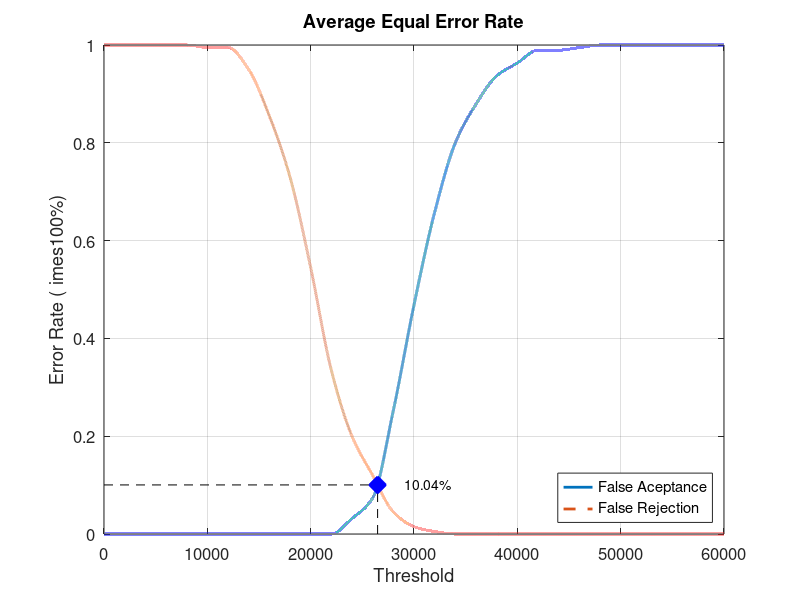
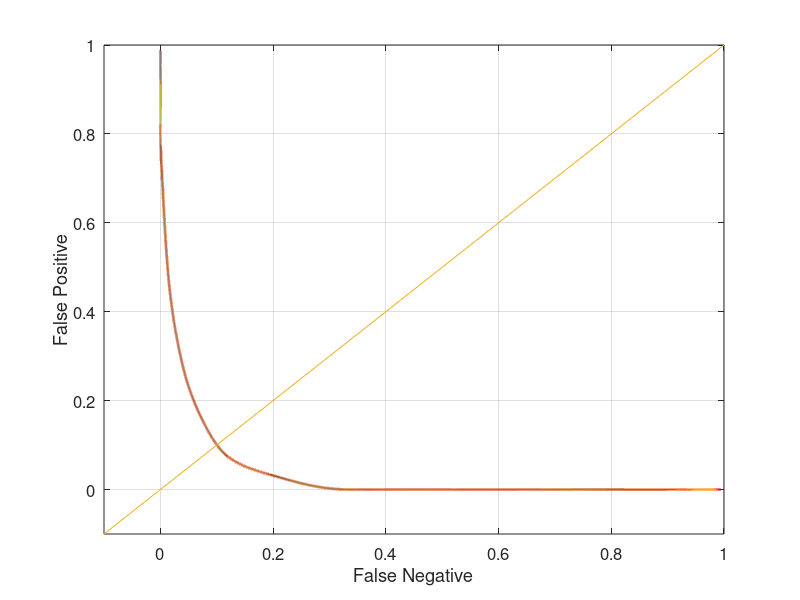

These charts were generated, in order, by the following MATLAB code:
close all;
clear;
clc;
x = 0:2000:60000;
xq = 0:0.5:60000;

y0 = [0 0 0 0 0 0 0 0 0 0 0 0 0.0315789 0.0736842 0.252632 0.468421 0.657895 0.8 0.878947 0.936842 0.963158 0.989474 0.989474 0.994737 1 1 1 1 1 1 1]
yy0 = interp1(x, y0, xq, 'pchip');
y1 = [1 1 1 1 1 0.995 0.995 0.95 0.855 0.73 0.545 0.335 0.2 0.12 0.045 0.015 0.005 0 0 0 0 0 0 0 0 0 0 0 0 0 0]
yy1 = interp1(x, y1, xq, 'pchip');

% Calculating EER: 
y2 = abs(y0 - y1);
find(y2 == min(y2))
yy2 = abs(yy0 - yy1);
xEER = find(yy2 == min(yy2));
xEERIndex = xq(xEER) % X-axis EER
yEER = yy0(xEER) % Y-axis EER

main = figure
plot(xq, yy0,'-','LineWidth', 2);	hold on
plot(xq, yy1,'--','LineWidth', 2);	hold on
plot([xEERIndex xEERIndex], [0 yEER], 'k--');	hold on
plot([0 xEERIndex], [yEER yEER], 'k--');	hold on
plot(xEERIndex, yEER, 'bx', 'LineWidth', 10);	hold on
text(xEERIndex + 10 * xEERIndex / 100, yEER, [num2str(round((10000 * yEER)) / 100) '%'])
legend('False Aceptance', 'False Rejection', 'Location', 'SouthEast')
xlabel('Threshold')
ylabel('Error Rate (	imes100%)')
title('Average Equal Error Rate')
set(gca, 'FontSize', 12)
axis([0 60000 0 1])
grid on

print(main, 'Database3_2Main', '-dpng');
FNRxFPR = figure('Color', [1 1 1]);
plot(yy1, yy0, '-', yy1, yy0, 'LineWidth', 2);
hold on
y = -0.1:0.1:1
plot(y, y); 
set(gca, 'FontSize', 12)
xlabel('False Negative')
ylabel('False Positive')
axis([-0.1 1 -0.1 1])
set(gca, 'FontSize', 12)
grid on

print(FNRxFPR, 'Database3_2FNRxFPR','-dpng');
